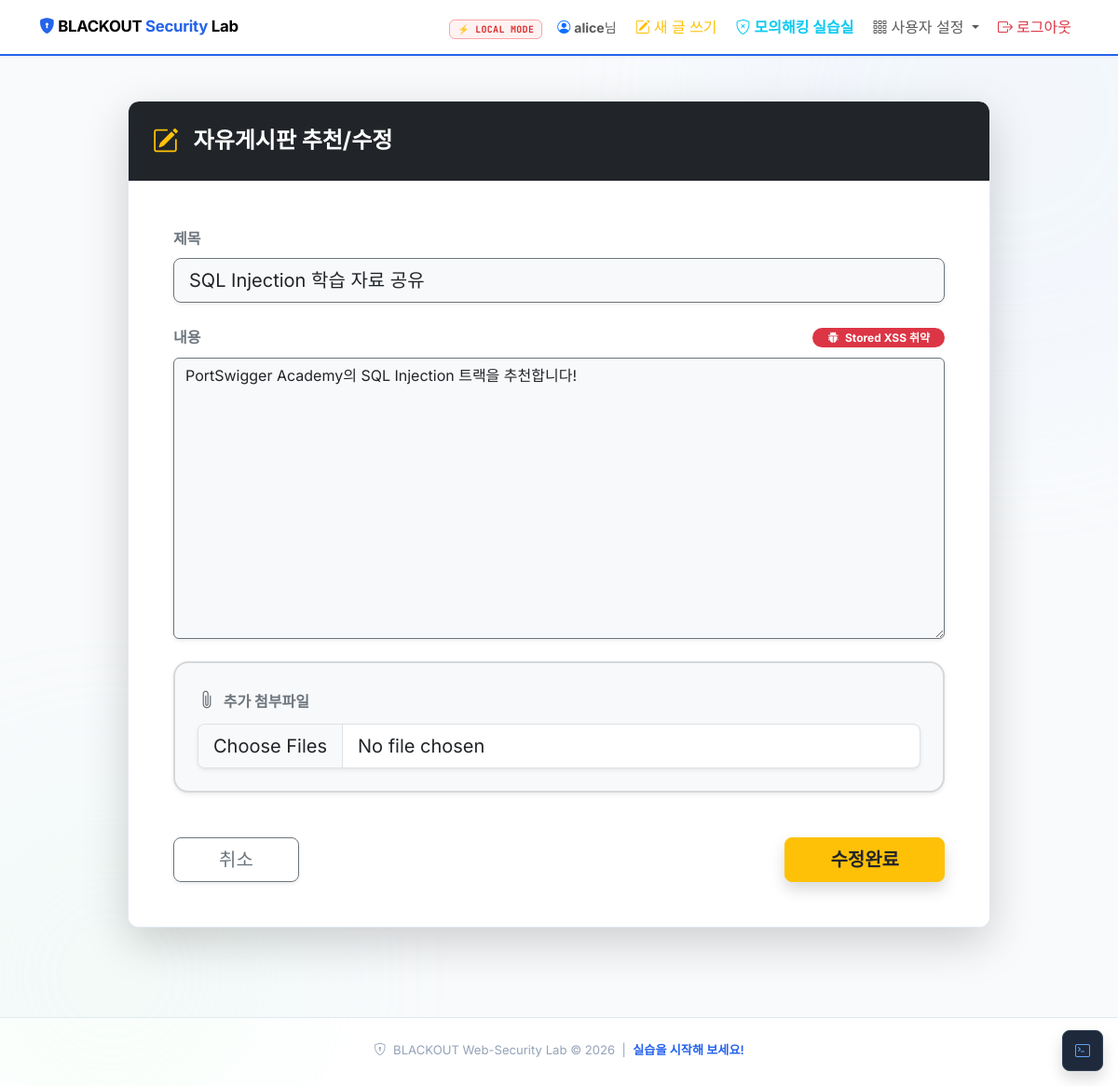
/post/2/edit (signed in), run on the app's committed database.
### tables this page shows
CREATE TABLE posts (
    id          INTEGER PRIMARY KEY AUTOINCREMENT,
    title       TEXT NOT NULL,
    content     TEXT NOT NULL,
    author_id   INTEGER NOT NULL,
    author      TEXT NOT NULL,
    views       INTEGER DEFAULT 0,
    likes       INTEGER DEFAULT 0,
    created_at  TIMESTAMP DEFAULT CURRENT_TIMESTAMP,
    updated_at  TIMESTAMP DEFAULT CURRENT_TIMESTAMP,
    FOREIGN KEY (author_id) REFERENCES users(id)
);

### app/routes/board.py (the view, shortened to what this page needs)
@bp.route('/post/<int:post_id>/edit', methods=['GET', 'POST'])
def board_edit(post_id):
    if 'user' not in session:
        return redirect(url_for('auth.login'))
    conn = get_db_connection()
    post = conn.execute('SELECT * FROM posts WHERE id=?', (post_id,)).fetchone()
    if not post:
        conn.close()
        return "게시글을 찾을 수 없습니다.", 404
    role = request.cookies.get('role', session.get('role', 'user'))
    if post['author_id'] != session.get('user_id') and role != 'admin':
        conn.close()
        return "수정 권한이 없습니다.", 403
    files = conn.execute('SELECT * FROM files WHERE post_id=?', (post_id,)).fetchall()
    conn.close()
    return render_template('board_edit.html', post=post, files=files)

### app/database.py (called while the page is built)
def get_db_connection():
    conn = sqlite3.connect(DB_PATH)
    conn.row_factory = sqlite3.Row
    return conn

### templates/board_edit.html (shortened to what this page needs)
{% extends 'base.html' %}
{% block content %}
<div class="row justify-content-center">
    <div class="col-md-10">
        <div class="card shadow-lg border-0 rounded-4 overflow-hidden mb-5">
            <div class="card-header bg-dark text-white py-4 px-4 d-flex align-items-center">
                <i class="bi bi-pencil-square fs-3 me-3 text-warning"></i>
                <h4 class="mb-0 fw-bold">자유게시판 추천/수정</h4>
            </div>
            <div class="card-body p-4 p-md-5 bg-body">
                <form method="POST" enctype="multipart/form-data">
                    <div class="mb-4">
                        <label class="form-label fw-bold text-secondary">제목</label>
                        <input type="text" class="form-control form-control-lg bg-body-tertiary border-secondary shadow-sm" name="title" value="{{ post.title }}" required>
                    </div>
                    <div class="mb-4">
                        <label class="form-label fw-bold d-flex justify-content-between align-items-center text-secondary">
                            <span>내용</span>
                            <span class="badge bg-danger text-white rounded-pill px-3"><i class="bi bi-bug-fill me-1"></i> Stored XSS 취약</span>
                        </label>
                        <textarea class="form-control bg-body-tertiary border-secondary shadow-sm" name="content" rows="12">{{ post.content }}</textarea>
                    </div>
                    <div class="mb-5 border border-2 border-secondary border-opacity-25 p-4 rounded-4 bg-body-tertiary position-relative shadow-sm">
                        <label class="form-label fw-bold d-flex justify-content-between align-items-center text-secondary">
                            <span><i class="bi bi-paperclip fs-5 me-1"></i> 추가 첨부파일</span>
                        </label>
                        <input class="form-control form-control-lg shadow-sm" type="file" name="files" multiple>
                    </div>
                    <div class="d-flex justify-content-between">
                        <a href="/post/{{ post.id }}" class="btn btn-outline-secondary btn-lg px-5 rounded-pill shadow-sm">취소</a>
                        <button type="submit" class="btn btn-warning btn-lg px-5 fw-bold text-dark rounded-pill shadow">수정완료</button>
                    </div>
                </form>
            </div>
        </div>
    </div>
</div>
{% endblock %}
{% block scripts %}
<link rel="stylesheet" href="https://cdn.jsdelivr.net/npm/easymde/dist/easymde.min.css">
{% endblock %}

### templates/base.html (shortened to what this page needs)
<!DOCTYPE html>
<html lang="ko">
<head>
  <link href="https://cdn.jsdelivr.net/npm/bootstrap@5.3.2/dist/css/bootstrap.min.css" rel="stylesheet">
  <link rel="stylesheet" href="https://cdn.jsdelivr.net/npm/bootstrap-icons@1.11.1/font/bootstrap-icons.css">
  <link rel="stylesheet" href="/static/style.css">
</head>
<body>
  <div class="bg-shape shape-b"></div>
  <nav class="navbar navbar-expand-lg custom-nav">
    <div class="container">
      <a class="navbar-brand" href="/">
        <i class="bi bi-shield-lock-fill" style="color:#2563eb"></i>
        <span>BLACKOUT <span style="color:#2563eb">Security</span> Lab</span>
      </a>
      <div class="collapse navbar-collapse" id="navbarNav">
        <ul class="navbar-nav ms-auto align-items-center gap-1">
          {% set allow_cmd = config.get('ALLOW_CMD_EXEC', True) %}
          <li class="nav-item me-1">
            {% if allow_cmd %}
            <span class="mode-badge mode-local">⚡ LOCAL MODE</span>
            {% else %}
            <span class="mode-badge mode-net">🔒 NETWORK MODE</span>
            {% endif %}
          </li>
          {% if session.get('user') %}
          <li class="nav-item">
            <span class="nav-link" style="font-size:.88rem;">
              <i class="bi bi-person-circle text-primary"></i>
              <b>{{ session.get('user') }}</b>님
            </span>
          </li>
          <li class="nav-item">
            <a class="nav-link text-warning" href="/post/write"><i class="bi bi-pencil-square me-1"></i>새 글 쓰기</a>
          </li>
          <li class="nav-item">
            <a class="nav-link text-info fw-bold" href="/practice"><i class="bi bi-shield-x me-1"></i>모의해킹 실습실</a>
          </li>
          <li class="nav-item dropdown">
            <a class="nav-link dropdown-toggle" href="#" data-bs-toggle="dropdown">
              <i class="bi bi-grid-3x3-gap me-1"></i>사용자 설정
            </a>
          </li>
          <li class="nav-item">
            <a class="nav-link text-danger" href="/logout"><i class="bi bi-box-arrow-right me-1"></i>로그아웃</a>
          </li>
          {% else %}
          <li class="nav-item">
            <a class="nav-link text-success fw-bold" href="/login"><i class="bi bi-box-arrow-in-right me-1"></i>로그인</a>
          </li>
          {% endif %}
        </ul>
      </div>
    </div>
  </nav>
  <div class="container my-5" style="position:relative; z-index:1;">
    <div class="panel">
      {% block content %}{% endblock %}
    </div>
  </div>
  <footer class="footer-custom py-4 text-center mt-5">
    <div class="container">
      <p class="mb-1" style="font-size:.82rem; color:#94a3b8;">
        <i class="bi bi-shield-lock me-1"></i>
        BLACKOUT Web-Security Lab &copy; 2026
        &nbsp;|&nbsp;
        <span id="footerVulnCount" style="color:#2563eb; font-weight:600;"></span>
      </p>
    </div>
  </footer>
  <button class="position-fixed bottom-0 end-0 m-3 btn shadow"
    onclick="document.getElementById('devConsole').style.display='block'"
    style="z-index:1040; background:#1e293b; color:#60a5fa; border:1px solid #334155; border-radius:10px; width:44px; height:44px;"
    title="Open Exploit Telemetry">
    <i class="bi bi-terminal"></i>
  </button>
  {% block scripts %}{% endblock %}
</body>
</html>

### static/style.css (style rules this page uses)
:root { --c-bg: #f8fafc; --c-card: #ffffff; --c-muted: #f1f5f9; --c-border: #e2e8f0; --c-text: #1e293b; --c-sub: #64748b; --c-blue: #2563eb; --c-green: #16a34a; --c-red: #dc2626; --c-orange: #ea580c; --c-yellow: #b45309; --c-cyan: #0891b2; --c-purple: #7c3aed; --shadow-sm: 0 1px 4px rgba(0,0,0,.06); --shadow-md: 0 4px 14px rgba(0,0,0,.08); --shadow-lg: 0 10px 30px rgba(0,0,0,.10); --r: 12px; }
body { font-family: 'Inter', system-ui, sans-serif; background: var(--c-bg); color: var(--c-text); line-height: 1.65; }
.custom-nav { background: #fff !important; border-bottom: 2.5px solid var(--c-blue); box-shadow: var(--shadow-sm); position: sticky; top: 0; z-index: 1030; }
.navbar-brand { font-weight: 700; font-size: 1.05rem; letter-spacing: -.3px; }
.mode-badge { font-family: 'JetBrains Mono', monospace; font-size: 10px; font-weight: 700; padding: 3px 8px; border-radius: 6px; letter-spacing: .3px; }
.mode-local { background: #fef2f2; border: 1px solid #fca5a5; color: #dc2626; }
.bg-shape { position:fixed;border-radius:50%;filter:blur(90px);opacity:.18;pointer-events:none;z-index:0 }
.shape-b { width:400px;height:400px;background:#dcfce7;bottom:-80px;left:-80px }
.card { border: 1px solid var(--c-border) !important; border-radius: var(--r) !important; box-shadow: var(--shadow-md); background: var(--c-card); }
.card-header { border-radius: calc(var(--r) - 1px) calc(var(--r) - 1px) 0 0 !important; border-bottom: 1px solid var(--c-border) !important; padding: 1.2rem 1.6rem !important; }
.btn { border-radius: 8px !important; font-weight: 500; }
.footer-custom { background: #fff; border-top: 1px solid var(--c-border) !important; font-size: .82rem; }

### data on the page
posts: get "alice", title "SQL Injection 학습 자료 공유", content "PortSwigger Academy의 SQL Injection 트랙을 추천합니다!"
